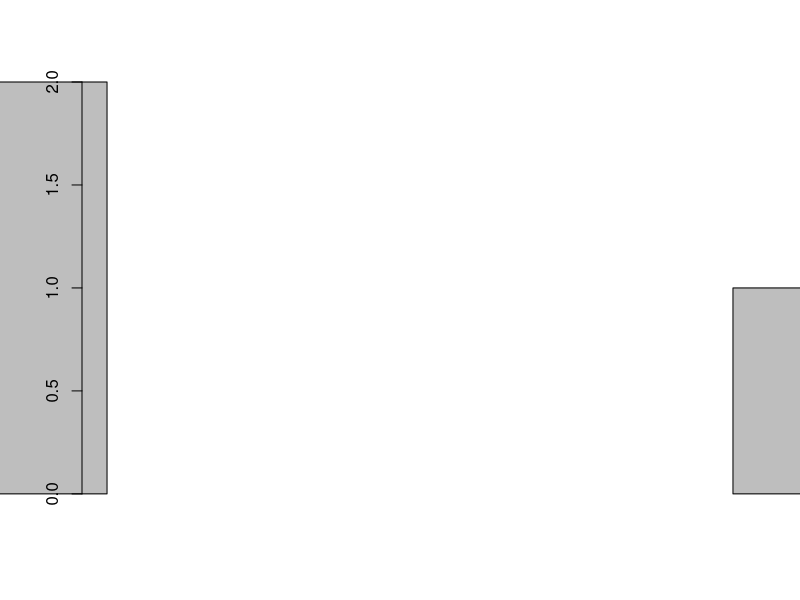
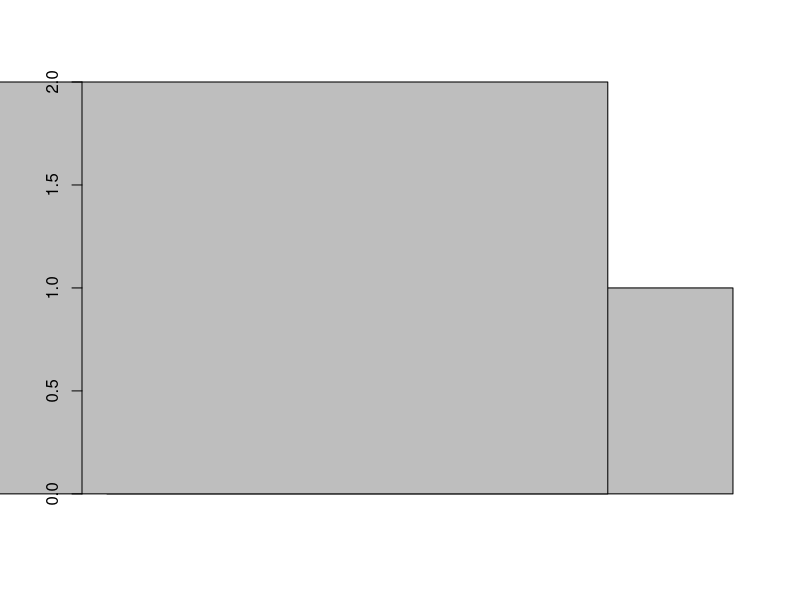
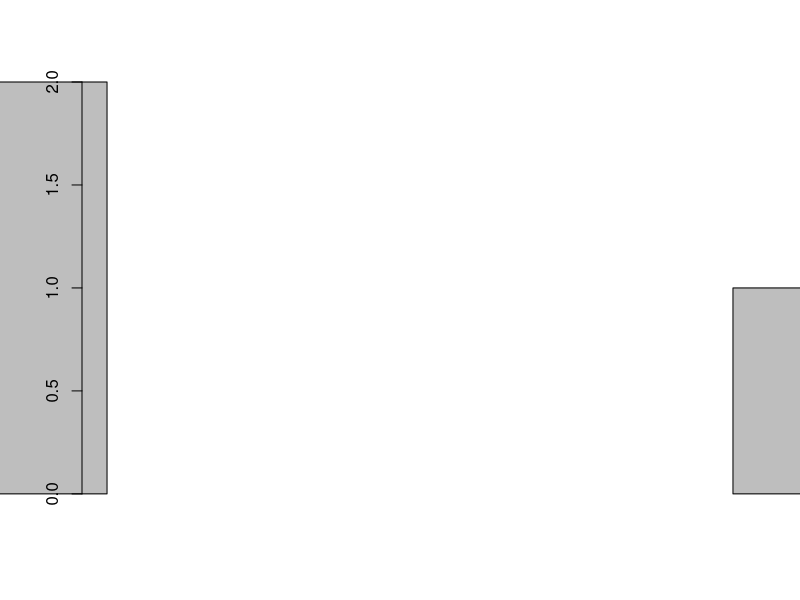
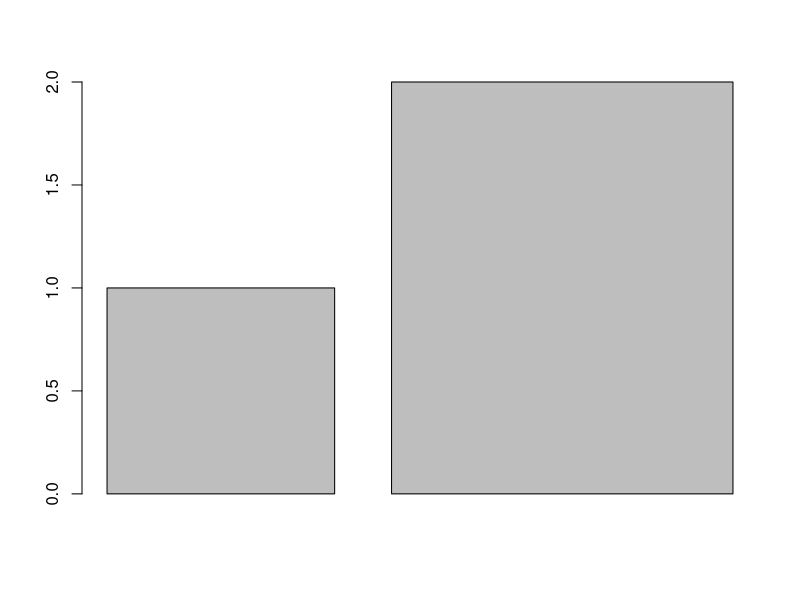
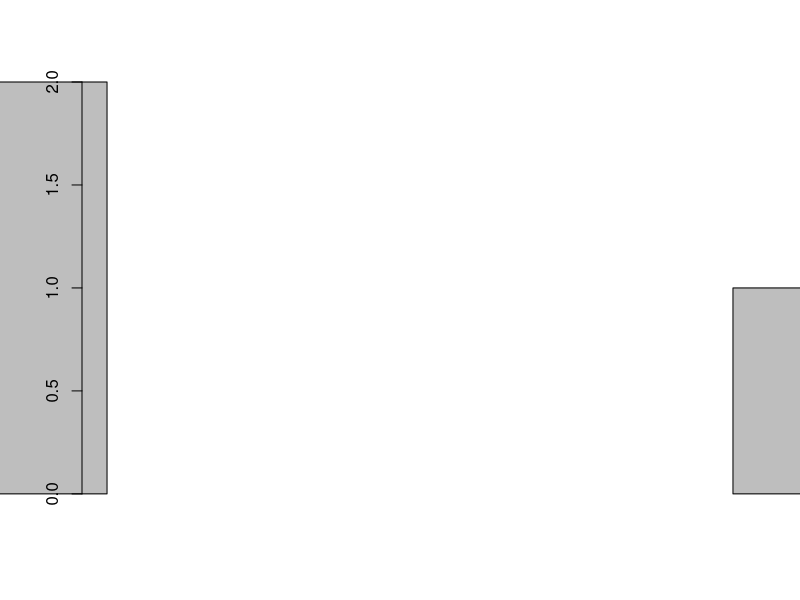

Recreate these plots in R, in order. (Note: this script raises an error after producing the figures.)
# Rohan McLure
# Initial R micro-benchmark

#x <- seq(1,10)
#y <- factorial (x)

#plot(x,y)

#print(paste("You're working in: ", getwd()))


# Matrix algebra subroutine
# Affine transformation matrices, solves.

Time <- Sys.time()


# tests is the size of the data being input.
# samplesize is the number of trials allocated to each load size.
benchmark <- function(tests, samplesize)
{
	ttypes <- c()
	for (i in 1:length(tests))
	{
		ttypes[i] <- c()

		for (trial in 1:samplesize)
		{
			ttypes[i][trial] <- matrix_bench(tests[i], TRUE)
		}
	}

	for (i in 1:length(ttypes))
	{
		ttypes[i] <- mean(ttypes[i])
	} 

	plot(tests, ttypes)
}

matrix_bench <- function(size, computt)
{
	# Minus overhead, the time taken to plot and solve the matrix equation.
	sigmat = 0

	A = rand_matrix(TRUE, size)
	b = rand_matrix(FALSE, size)

	print("Matrices generated")
	print(module_time())

	y <- solve(A,b)
	ta <- module_time()
	sigmat <- sigmat + ta
	print(ta)

	barplot(1:length(y),y)

	print("Cartesian plot with respect to discrete x")
	ta <- module_time()
	sigmat <- sigmat + ta
	print(ta)

	if (computt)
	{
		return(sigmat)
	}
}

rand_matrix <- function(is_matrix, slength)
{	
	n = slength
	
	if (is_matrix)
	{
		n <- n ** 2
	}
	
	# Generates a line of members for the matrix.
	members <- sample(-10:10, size=n, replace=TRUE)

	return( matrix((members), nrow=slength ))
}

module_time <- function()
{
	dt <- Sys.time() - Time
	Time <- Time + dt
	return(dt)
}

benchmark(2**(1:10), 10)
